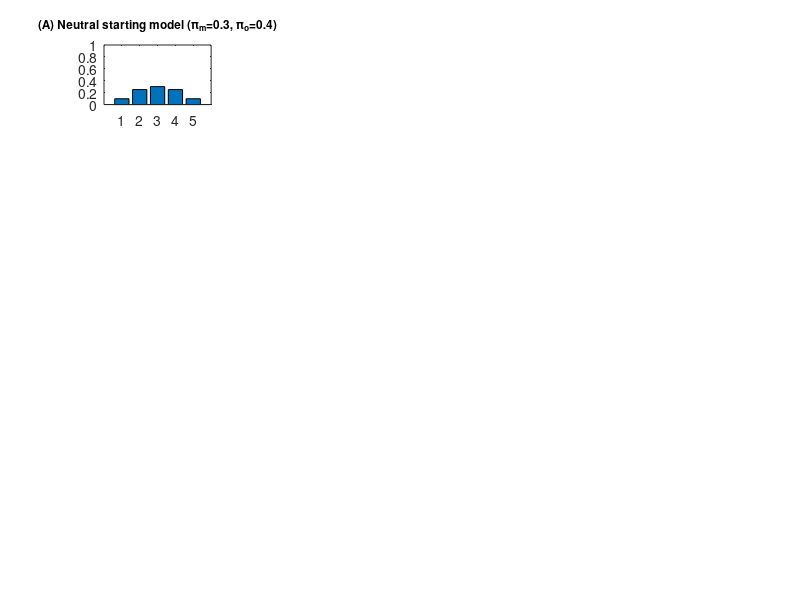

Write the MATLAB code that produced this figure. (Note: this script raises an error after producing the figure.)





clear all
close all

% Observations
load S.mat;                                                                 % Load specific observations
o1=S(4).O1(1,:);                                                            % Positive to negative to positive again
o1=[o1 o1];                                                                 % Double the size of o1 to get more observations
o2=S(5).O1(1,:);                                                            % Positive to negative to positive again
o2=[o2 o2];                                                                 % Double the size of o2 to get more observations
% plot(o1);                                                                 % Plot (normally distributed) observations

% Lenghts for for loops
NO1 = max(o1);                                                              %   10    O1   outcomes
NO2 = max(o2);                                                              %   10    O2   outcomes
NS1 = 5;                                                                    %    5    S1   states (of the self)
NM1 = 4;                                                                    %    4    M1   models (of the self)
NS2 = 5;                                                                    %    5    S2   states (of the other)
NM2 = 4;                                                                    %    4    M1   models (of the other)
Tau = 2;                                                                    %    2   Tau   observations per trial
T =  length(o1)/2;                                                          %   80     T   trials
Nobs = length(o1);                                                          %  160    O1   observations (behaviours)

% Key parameters
eta   = [0.55  0.30  0.55  0.60];                                           % Learning rate (high = fast update of Dirichlet priors)
omega = [0.95  0.95  0.95  1.00];                                           % Forgetting rate (high = slow forgetting of Dirichlet priors)
ps1   =  0.30;                                                              % Precision of P(s1|m1): Higher = internal self-mentalizing
ps2   =  0.30;                                                              % Precision of P(s2|m2): Higher = internal other-mentalizing
po1   =  0.40;                                                              % Precision of P(o1|s1): Higher = external self-mentalizing
po2   =  0.40;                                                              % Precision of P(o2|s2): Higher = external other-mentalizing

% Hyperpriors: priors of mental states: P(s1|m1)
% (how mental states are generated by model of Self)
S1 = [0 3 5 7 10];                                                          % Values x at which to evaluate probability density function
prior_s1_m1(:, 1 ) = normpdf(S1,  5,  1/ps1);                               % Discrete Gaussian with μ=01 & σ=0.7, reflecting states under  NEGATIVE  mental model
prior_s1_m1(:, 2 ) = normpdf(S1,  5,  1/ps1);                               % Discrete Gaussian with μ=05 & σ=1.0, reflecting states under   NORMAL   mental model
prior_s1_m1(:, 3 ) = normpdf(S1,  5,  1/ps1);                               % Discrete Gaussian with μ=09 & σ=0.7, reflecting states under  POSITIVE  mental model
prior_s1_m1(:, 4 ) = normpdf(S1,  5,  1/ps1);                               % Discrete Gaussian with μ=09 & σ=0.7, reflecting states under  POSITIVE  mental model

% Hyperpriors: priors of mental states: P(s2|m2)
% (how mental states are generated by model of Other)
S2 = [0 3 5 7 10];                                                          % Values x at which to evaluate probability density function
prior_s2_m2(:, 1 ) = normpdf(S1,  5,  1/ps2);                               % Discrete Gaussian with μ=01 & σ=0.7, reflecting states under  NEGATIVE  mental model
prior_s2_m2(:, 2 ) = normpdf(S1,  5,  1/ps2);                               % Discrete Gaussian with μ=05 & σ=1.0, reflecting states under   NORMAL   mental model
prior_s2_m2(:, 3 ) = normpdf(S1,  5,  1/ps2);                               % Discrete Gaussian with μ=09 & σ=0.7, reflecting states under  POSITIVE  mental model
prior_s2_m2(:, 4 ) = normpdf(S1,  5,  1/ps2);                               % Discrete Gaussian with μ=09 & σ=0.7, reflecting states under  POSITIVE  mental model

% Normalize priors (to ensure probabilities sum to 1)
% (by dividing each prior with the sum of its states)
P_S1_M11(:, 1 ) = prior_s1_m1(:, 1 )./sum(prior_s1_m1(:, 1 ));               % P(S1|M1) = States under  NEGATIVE  model
P_S1_M11(:, 2 ) = prior_s1_m1(:, 2 )./sum(prior_s1_m1(:, 2 ));               % P(S1|M1) = States under INTEGRATED model
P_S1_M11(:, 3 ) = prior_s1_m1(:, 3 )./sum(prior_s1_m1(:, 3 ));               % P(S1|M1) = States under  POSITIVE  model
P_S1_M11(:, 4 ) = prior_s1_m1(:, 4 )./sum(prior_s1_m1(:, 4 ));               % P(S1|M1) = States under    EMPTY   model
P_S2_M22(:, 1 ) = prior_s2_m2(:, 1 )./sum(prior_s2_m2(:, 1 ));               % P(S2|M2) = States under  NEGATIVE  model
P_S2_M22(:, 2 ) = prior_s2_m2(:, 2 )./sum(prior_s2_m2(:, 2 ));               % P(S2|M2) = States under INTEGRATED model
P_S2_M22(:, 3 ) = prior_s2_m2(:, 3 )./sum(prior_s2_m2(:, 3 ));               % P(S2|M2) = States under  POSITIVE  model
P_S2_M22(:, 4 ) = prior_s2_m2(:, 4 )./sum(prior_s2_m2(:, 4 ));               % P(S2|M2) = States under    EMPTY   model

% Initialize distributions
% for trial-trial inferences
P_S1_M1_O =  nan(NS1, NM1, T);                                              % 5x4x40   matrix  encoding P(S1|M1,O1,O2) over T=40 trials
P_S2_M2_O =  nan(NS2, NM2, T);                                              % 5x4x40   matrix  encoding P(S2|M2,O1,O2) over T=40 trials
P_S1_O    =  nan(NS1, T);                                                   % 5x40     matrix  encoding P(S1|O1,O2)    over T=40 trials
P_S2_O    =  nan(NS2, T);                                                   % 5x40     matrix  encoding P(S1|O1,O2)    over T=40 trials
P_M1_O    =  nan(NM1, T);                                                   % 4x40     matrix  encoding P(M1|O1,O2)    over T=40 trials
P_M2_O    =  nan(NM2, T);                                                   % 4x40     matrix  encoding P(M1|O1,O2)    over T=40 trials
Pr        =  nan(NS1, NS2, NM1);                                            % 5x3x4    matrix  encoding P(S1,S2|M1)
P_O_SM    =  nan(NS1, NM1, NM1);                                            % 5x4x4    matrix  encoding P(O1|S1,M1,S2,M2)
P_S1_M1   =  nan(NS1, NM1);                                                 % 5x4      matrix  encoding P(S1|M1) (likelihood)
P_S2_M2   =  nan(NS2, NM2);                                                 % 5x4      matrix  encoding P(S2|M2) (likelihood)
P_O2_S2   =  nan(NO2, NS2);                                                 % 10x5     matrix  encoding P(O2|S2) (see next %)
P_O1_S1S2 =  nan(NO1, NS1, NS2);                                            % 10x5     matrix  encoding P(O1|S1,S2) (see next %)

% Get likelihoods
O1 = 1:1:max(o1);                                                           % Outcomes [1 2 3 4 5 6 7 8 9 10]
O2 = 1:1:max(o2);                                                           % Outcomes [1 2 3 4 5 6 7 8 9 10]
dmu=[0 0 0 0 0];                                                            % For this simulation, we assume dmu=0
dsig=0;
for s1=1:NS1                                                                % For loop to create (10x5x5) likelihood matrix P(O1|S1,S2)
    for s2=1:NS2                                                            % and 10x5 likelihood matrix P(O2|S2)
        % dmu = 5*(S2(s2)-5);                                               % External state shifts mean up or down
        % dsig = 0.1*abs((S2(s2)-5));                                       % External state also reduces precision
        pdf = normpdf(O1, S1(s1)+dmu(s2), 1/po1+dsig);                      % Discrete Gaussian (defining S1-S2 likelihood) with μ=S1+dmu & σ=1/po1+dsig
        P_O1_S1S2(:, s1, s2) = pdf./sum(pdf);                               % Normalize Gaussian by dividing each of its columns with its SUM
        P_O2_S2(:, s2)=normpdf(O2, S2(s2), 1/po2);                          % Discrete Gaussian (defining S2 likelihood) with μ=S2 & σ=1/po1+dsig
    end
end                                                                         % End result is 10x5 matrix representing all outcome-state mappings

o=1;                                                                        % Indicator of which observation the agent experiences at trial t, time tau
i=1;                                                                        % Indicator of Figure position (see PLOTTING section at line 260)

FF=figure;

for model=1:5
    
    P_S1_M1   =  nan(NS1, NM1);                                             % EXACT RESET TO PREVENT ERROR
    P_S2_M2   =  nan(NS2, NM2);                                             % EXACT RESET TO PREVENT ERROR

    if model==1                                                             % IF function to run through five models
       % sgtitle('Development of working models in people with no psychiatric predisposition', ... 
       %         'Fontsize', 14);
       prior_m1 = [0 1 0 0];                                                % This allows only the  NORMAL  mental model to be active
       prior_m2 = [0 1 0 0];
       colour='cyan';
       o1=[S(6).O1(1,:) S(6).O1(1,:)];
       o2=[S(4).O1(1,:) S(4).O1(1,:)];                                      % Normative self-behaviours
       
    elseif model==2
       prior_m1 = [1 0 0 0];                                                % This allows only the NEGATIVE mental model to be active
       prior_m2 = [1 0 0 0];
       colour = [0.1000 0.4470 0.9000];
       o1=[S(1).O1(1,:) S(1).O1(1,:)];
       o2=[S(4).O1(1,:) S(4).O1(1,:)];                                      % Normative self-behaviours
    
    elseif model==3
       prior_m1 = [0 0 1 0];                                                % This allows only the POSITIVE mental model to be active
       prior_m2 = [0 0 1 0];                                                % This allows only the POSITIVE mental model to be active
       colour = [0.95 0 0];
       % o1=[S(2).O1(1,:) S(2).O1(1,:)];
       o1=[S(1).O1(1,:) S(1).O1(1,:)];
       o1=11-o1; 
       o2=[S(4).O1(1,:) S(4).O1(1,:)];                                      % Normative self-behaviours
    
    elseif model==4
       prior_m1 = [1 0 1 0];                                                % This allows both the NEGATIVE & POSITIVE models to be active (creating a SPLIT mental model)
       prior_m2 = [1 0 1 0];                                                % This allows both the NEGATIVE & POSITIVE models to be active (creating a SPLIT mental model)
       colour='black';
       o1=[S(3).O1(1,:) S(3).O1(1,:)];
       o2=[S(4).O1(1,:) S(4).O1(1,:)];                                      % Normative self-behaviours
    
    else
       prior_m1 = [0 0 0 1];                                                % This allows only the  EMPTY mental model to be active
       prior_m2 = [0 0 0 1];                                                % This allows only the  EMPTY mental model to be active
       colour='yellow';
       o1=[S(5).O1(1,:) S(5).O1(1,:)];
       o2=[S(4).O1(1,:) S(4).O1(1,:)];                                      % Normative self-behaviours
    
    end
    
    
    P_M1(:,1) = prior_m1./sum(prior_m1);                                    % Normalize distribution of mental model: P(M1)
    P_M2(:,1) = prior_m2./sum(prior_m2);                                    % Normalize distribution of mental model: P(M2)
    
    
    for m=1:NM2
        P_S2_M2(:, m)  = P_S2_M22(:, m)*P_M2(m);
        P_S1_M1(:, m)  = P_S1_M11(:, m)*P_M1(m);
    end
    
    
    for t=1:T                                                               % For loop from t=1 to T=40 (number of trials)
        
        % -------------------------------------------------------------- % 
        % ------------------------- INFERENCE -------------------------- % 
        % -------------------------------------------------------------- % 
        %  Inference involves inverting the model by looping over states % 
        % -------------------------------------------------------------- % 
        for tau=1:Tau                                                       % For loop from tau=1 to Tau=2 (number of observations per trial)
            
            for s2=1:NS2
                
                for m1=1:NM1                                                % For loop from m1=1 to NM1=4 (number of state configurations / hyperpriors)
                
                % PRIORS
                if tau==1                                                   % If-then function to create priors of states based on mental models: P(S1|M1)
                   Pr(:,s2,m1)  = P_S2_M2(s2,m1,t)*P_S1_M1(:,m1,t);         % For the first observation (at t=1 & tau=1) the prior is P(S2|M2)(*P(M2))*P(S1|M1)*(P(M1))
                else                                                        % For all other (tau) observations (in all other trials), 
                   Pr(:,s2,m1)  = P_S_O(:, s2, m1);                         % the prior is simply the previous posterior: P(S1,M1,S2,M2|O1,O2)
                end                                                         % Pr = Prior = 5x5x4 matrix = how states are under given self-other models
                
                % LIKELIHOODS
                P_O_SM(:,s2,m1) = P_O1_S1S2(o1(o),:,s2)*P_O2_S2(o2(o),s2);  % Likelihood of observations = P(O1|S1,S2) * P(O2|S2)
                
                end
                
            end
            
            % BAYESIAN INVERSION                                            % Use Bayes' rule to invert generative model and obtain P(S1,M1,S2,M2|O1,O2)
            P_J   = Pr.*P_O_SM;                                             % Bayes numerator: Joint probability: P(O1,S1,M1,O2,S2,M2)
            Po    = sum(P_J(:));                                            % Bayes denominator: Marinal probability: P(O1,O2)
            P_S_O = P_J./Po;                                                % Posterior: P(S1,M1,S2,M2|O1,O2) = Joint / Marginal = 10x4 matrix
            
            o=o+1;                                                          % Add 1 to the variable that indicates which observation is experienced at trial T, time tau
        
        end
        
        % Marginal posteriors at the end of the trial
        P_S1_M1_O(:,:,t) = squeeze(sum(P_S_O,2));                           % Squeeze the posterior at time t into a placeholder variable
        P_S2_M2_O(:,:,t) = squeeze(sum(P_S_O,1));                           % Squeeze the posterior at time t into a placeholder variable
        
        P_S1_O(:,t)      = sum(sum(P_S_O,3),2);                             % Sum rows of P(S1|O1,O2) (prob of S1 states given observations across all models)
        P_S2_O(:,t)      = sum(sum(P_S_O,3),1);                             % Sum rows of P(S2|O1,O2) (prob of S2 states given observations across all models)
        
        P_M1_O(:,t)      = squeeze(sum(sum(P_S_O,2),1));                    % Sum columns of P_S_O (prob of each model being endorsed based on state likelihood)
        
        
        % -------------------------------------------------------------- %
        % ------------------------- LEARNING --------------------------- %
        % -------------------------------------------------------------- %
        %  Learning involves updating Dirichlet concentration parameters %
        % -------------------------------------------------------------- %
        
        if model==1
           
           prior_s1_m1(:,2) = omega(2)*prior_s1_m1(:,2) + ...               % Dirichlet prior denoting P(S1|M1=NEGATIVE)
                              eta(2)*P_S1_M1_O(:,2,t);
           prior_s2_m2(:,2) = omega(2)*prior_s2_m2(:,2) + ...               % Dirichlet prior denoting P(S2|M2=NEGATIVE)
                              eta(2)*P_S2_M2_O(:,2,t);
           P_S1_M1(:, 2, t+1) = prior_s1_m1(:, 2)/sum(prior_s1_m1(:,2),1);  % Column 1 of P(S1|M1=NEGATIVE)   divided by its sum
           P_S2_M2(:, 2, t+1) = prior_s2_m2(:, 2)/sum(prior_s2_m2(:,2),1);  % Column 1 of P(S2|M2=NEGATIVE)   divided by its sum
           
        elseif model==2
        
               prior_s1_m1(:,1) = omega(1)*prior_s1_m1(:,1) + ...           % Dirichlet prior denoting P(S1|M1=NEGATIVE)
                                  eta(1)*P_S1_M1_O(:,1,t);
               prior_s2_m2(:,1) = omega(1)*prior_s2_m2(:,1) + ...                  % Dirichlet prior denoting P(S2|M2=NEGATIVE)
                                  eta(1)*P_S2_M2_O(:,1,t);
               P_S1_M1(:, 1, t+1) = prior_s1_m1(:, 1)/sum(prior_s1_m1(:,1),1);     % Column 1 of P(S1|M1=NEGATIVE)   divided by its sum
               P_S2_M2(:, 1, t+1) = prior_s2_m2(:, 1)/sum(prior_s2_m2(:,1),1);     % Column 1 of P(S2|M2=NEGATIVE)   divided by its sum
        
               if t==80
                  prior_s1_m1(:, 1 ) = normpdf(S1,  1,  1/ps1);          % Discrete Gaussian with μ=01 & σ=1/ps1, reflecting states under  NEGATIVE  mental model
                  prior_s2_m2(:, 1 ) = normpdf(S2,  1,  1/ps2);          % Discrete Gaussian with μ=01 & σ=1/ps1, reflecting states under  NEGATIVE  mental model
                  P_S1_M1(:, 1 ) = prior_s1_m1(:, 1 )./sum(prior_s1_m1(:, 1 )); % P(S1|M1) = States under  NEGATIVE  model
                  P_S2_M2(:, 1 ) = prior_s2_m2(:, 1 )./sum(prior_s2_m2(:, 1 )); % P(S2|M2) = States under  NEGATIVE  model
               end
        
        elseif model==3
        
               prior_s1_m1(:,3) = omega(3)*prior_s1_m1(:,3) + ...           % Dirichlet prior denoting P(S1|M1=NEGATIVE)
                                  eta(3)*P_S1_M1_O(:,3,t);
               prior_s2_m2(:,3) = omega(3)*prior_s2_m2(:,3) + ...           % Dirichlet prior denoting P(S2|M2=NEGATIVE)
                                  eta(3)*P_S2_M2_O(:,3,t);
               P_S1_M1(:, 3, t+1) = prior_s1_m1(:, 3)/sum(prior_s1_m1(:,3),1); % Column 1 of P(S1|M1=NEGATIVE)   divided by its sum
               P_S2_M2(:, 3, t+1) = prior_s2_m2(:, 3)/sum(prior_s2_m2(:,3),1); % Column 1 of P(S2|M2=NEGATIVE)   divided by its sum
        
               if t==80
                  prior_s1_m1(:, 3 ) = normpdf(S1,  9,  1/ps1);          % Discrete Gaussian with μ=09 & σ=1/ps1, reflecting states under  POSITIVE  mental model
                  prior_s2_m2(:, 3 ) = normpdf(S2,  9,  1/ps2);          % Discrete Gaussian with μ=09 & σ=1/ps1, reflecting states under  POSITIVE  mental model
                  P_S1_M1(:, 3 ) = prior_s1_m1(:, 3 )./sum(prior_s1_m1(:, 3 )); % P(S1|M1) = States under  POSITIVE  model
                  P_S2_M2(:, 3 ) = prior_s2_m2(:, 3 )./sum(prior_s2_m2(:, 3 )); % P(S2|M2) = States under  POSITIVE  model
               end
        
        elseif model==4
        
               prior_s1_m1(:,1) = omega(4)*prior_s1_m1(:,1) + ...           % Dirichlet prior denoting P(S1|M1=NEGATIVE)
                                  eta(4)*P_S1_M1_O(:,1,t);
               prior_s1_m1(:,3) = omega(4)*prior_s1_m1(:,3) + ...           % Dirichlet prior denoting P(S1|M1=POSITIVE)
                                  eta(4)*P_S1_M1_O(:,3,t);
               prior_s2_m2(:,1) = omega(4)*prior_s2_m2(:,1) + ...           % Dirichlet prior denoting P(S2|M2=NEGATIVE)
                                  eta(4)*P_S2_M2_O(:,1,t);
               prior_s2_m2(:,3) = omega(4)*prior_s2_m2(:,3) + ...           % Dirichlet prior denoting P(S3|M3=POSITIVE)
                                  eta(4)*P_S2_M2_O(:,3,t);
               P_S1_M1(:, 1, t+1) = prior_s1_m1(:, 1)/sum(prior_s1_m1(:,1),1); % Column 2 of P(S1|M1=NEGATIVE) divided by its sum
               P_S1_M1(:, 3, t+1) = prior_s1_m1(:, 3)/sum(prior_s1_m1(:,3),1); % Column 3 of P(S1|M1=POSITIVE) divided by its sum
               P_S2_M2(:, 1, t+1) = prior_s2_m2(:, 1)/sum(prior_s2_m2(:,1),1); % Column 2 of P(S2|M2=NEGATIVE) divided by its sum
               P_S2_M2(:, 3, t+1) = prior_s2_m2(:, 3)/sum(prior_s2_m2(:,3),1); % Column 3 of P(S2|M2=POSITIVE) divided by its sum
        
         elseif model==5
        
                prior_s1_m1(:,4) = omega(4)*prior_s1_m1(:,4) + ...          % Dirichlet prior denoting P(S1|M1=EMPTY)
                                   eta(4)*P_S1_M1_O(:,4,t);
                prior_s2_m2(:,4) = omega(4)*prior_s2_m2(:,4) + ...          % Dirichlet prior denoting P(S4|M4=EMPTY)
                                   eta(4)*P_S2_M2_O(:,4,t);
                P_S1_M1(:, 4, t+1) = prior_s1_m1(:, 4)/sum(prior_s1_m1(:,4),1); % Column 4 of P(S1|M1=EMPTY)      divided by its sum
                P_S2_M2(:, 4, t+1) = prior_s2_m2(:, 4)/sum(prior_s2_m2(:,4),1); % Column 4 of P(S2|M2=EMPTY)      divided by its sum
        
         end
        
        
    end
    
    
    % ------------------------------------------------------------------ %
    % --------------------------- PLOTTING ----------------------------- %
    % ------------------------------------------------------------------ %
    %                Plotting iteratively all five models                %
    % ------------------------------------------------------------------ %
    % Prepare variables for plotting
    P_S1_O_plot = P_S1_O;                                                   % New placeholder variable for P(S1|O1)
    P_S2_O_plot = P_S2_O;                                                   % New placeholder variable for P(S2|O2)
    % Expand posteriors for plotting purposes
    o_p=1;                                                                  % Indicator for observation
    for t=1:T                                                               % For loop across all time points T=80
        for tau=1:Tau                                                       % For loop across all trials Tau=2
            P_S1_O_plot(:,o_p)      = P_S1_O(:,t);                          % Turn ts into os for P(S1|O1)
            P_S2_O_plot(:,o_p)      = P_S2_O(:,t);
            o_p=o_p+1;                                                      % Add 1 to observation
        end
    end
    
    % Posterior over outcomes
    xo=nan(NO1, NS1);                                                       % Likelihoods P(O1|S1)
    Xo=nan(NO1, NS1);                                                       % Likelihoods P(O1|S1)
    for o_p=1:Nobs                                                          % For loop from o=1 to all observations=160
        for s1=1:NS1
            xo(:,s1) = squeeze(P_O1_S1S2(:,s1,:))*P_S2_O_plot(:,o_p);       % Multiply each column P(O1|S1,S2) to P(S2|O1,O2)
        end
        Xo(:,o_p) = xo*P_S1_O_plot(:,o_p);                                  % Marginalise over s1: Likelihood * Marginal Posterior
    end
    % Find posterior prediction
    a=NaN(1,160);                                                           % Initialize a: posterior prediction
    for o_p=1:Nobs                                                          % For loop across all observations = 160
        a(:,o_p) = find(Xo(:,o_p)==max(Xo(:,o_p)));                         % Find location of maximal Xo in each column (trial)
    end                                                                     % End result = 1x160 indicating posterior predictions
    
    % PLOT models
    subplot(5,4,i);                                                         % Subplot: 5 rows, 3 columns, i=first (left) column
    if model==1
       h=bar(P_S1_M11(:,2));
       title('(A) Neutral starting model (π_{m}=0.3, π_{ο}=0.4)', ...
             'FontSize', 8.5)
    elseif model==2
       h=bar(P_S1_M11(:,1));
       title('(B) Neutral starting model (π_{m}=0.3, π_{ο}=0.4)', ...
             'FontSize', 8.5)
    elseif model==3
       h=bar(P_S1_M11(:,3));
       title('(C) Neutral starting model (π_{m}=0.3, π_{ο}=0.4)', ...
             'FontSize', 8.5)
    elseif model==4
       h=bar(P_S1_M11(:,1)); h.FaceColor=colour; hold on
       h=bar(P_S1_M11(:,3));
       title('(D) Neutral starting model (π_{m}=0.3, π_{ο}=0.4)', ...
             'FontSize', 8.5)
    else
       h=bar(P_S1_M11(:,4));
       title('(E) Neutral starting model (π_{m}=0.3, π_{ο}=0.4)', ...
             'FontSize', 8.5)
       xlabel('\fontsize{7} States')
    end
    ylim([0 1]);
    h.FaceColor=colour;
    ylabel('\fontsize{7} P(S1|M1)')
    
    hold on
    
    % PLOT posteriors
    subplot(5,4,[i+1 i+2]);                                                 % Subplot: 5 rows, 3 columns, i=two (right) columns
    plot(o1,'ko', 'Color','k', ...
        'Markersize',8, ...
         MarkerFaceColor=[.8 .8 .8]); hold on;
    plot(a(:,:),'ko', 'Color','k', 'Markersize',6, MarkerFaceColor=colour);
    hold on; ylim([0 11]);
    
    if model==1
       title('(A) Mental inferences under neutral model (cyan circles) and integrative observations (grey circles)')
    elseif model==2
       title('(B) Mental inferences under neutral model (blue circles) and negative observations (grey circles)')
    elseif model==3
       title('(C) Mental inferences under neutral model (red circles) and positive observations (grey circles)')
    elseif model==4
       title('(D) Mental inferences under neutral model (black circles) and dichotomous observations (grey circles)')
    else
       title('(E) Mental inferences under neutral model (yellow circles) and disorganized observations (grey circles)')
       xlabel('\fontsize{7} Trial')
    end
    
    ylabel('\fontsize{7} Observation')
    
    % PLOT FINAL models
    subplot(5,4,i+3);                                                       % Subplot: 5 rows, 3 columns, i=first column (on the left)
    if model==1
       prior_s1_m1_F(:,2) = normpdf(S1, 5, 1/0.9);
       P_S1_M1_F(:,2) = prior_s1_m1_F(:,2)./sum(prior_s1_m1_F(:,2));
       h=bar(P_S1_M1_F(:,2));
       title('(A) Integrated final model (π_{m}=0.9, π_{ο}=0.4)', ...
             'FontSize', 8.5)
    elseif model==2
       prior_s1_m1_F(:,1) = normpdf(S1, 1, 1/0.64);
       P_S1_M1_F(:,1) = prior_s1_m1_F(:,1)./sum(prior_s1_m1_F(:,1));
       h=bar(P_S1_M1_F(:,1));
       title('(B) Semi-Negative final model (π_{m}=0.6, π_{ο}=0.4)', ...
             'FontSize', 8.5)
    elseif model==3
       prior_s1_m1_F(:,3) = normpdf(S1, 9, 1/0.66);
       P_S1_M1_F(:,3) = prior_s1_m1_F(:,3)./sum(prior_s1_m1_F(:,3));
       h=bar(P_S1_M1_F(:,3));
       title('(C) Semi-Positive final model (π_{m}=0.6, π_{ο}=0.4)', ...
             'FontSize', 8.5)
    elseif model==4
       prior_s1_m1_F(:,1) = normpdf(S1, 1, 1/0.70);
       P_S1_M1_F(:,1) = prior_s1_m1_F(:,1)./sum(prior_s1_m1_F(:,1));
       h=bar(P_S1_M1_F(:,1)); h.FaceColor=colour; 
       hold on
       
       prior_s1_m1_F(:,3) = normpdf(S1, 9, 1/0.60);
       P_S1_M1_F(:,3) = prior_s1_m1_F(:,3)./sum(prior_s1_m1_F(:,3));
       h=bar(P_S1_M1_F(:,3)); 
       title('(D) Semi-Split final model (π_{m}=0.6, π_{ο}=0.4)', ...
             'FontSize', 8.5)
    else
       prior_s1_m1_F(:,4) = normpdf(S1, 5, 1/0.1);
       P_S1_M1_F(:,4) = prior_s1_m1_F(:,4)./sum(prior_s1_m1_F(:,4));
       h=bar(P_S1_M1_F(:,4));
       title('(E) Semi-Empty final model (π_{m}≈0, π_{ο}=0.4)', ...
             'FontSize', 8.5)
       xlabel('\fontsize{7} States')
    end
    ylim([0 1]);
    h.FaceColor=colour;
    ylabel('\fontsize{7} P(S1|M1)')
    
    hold on
    
    i = i+4;                                                                % Add 4 to i to move to next row (after having filled 4 columns)
    o = 1;                                                                  % Initialize observations (for the next model)
    
end

% Get current figure handle
fig = gcf;
% Set figure units to inches (or centimeters)
fig.Units = 'inches';
fig.PaperUnits = 'inches';
% Define desired width and height (e.g., 12x6 inches)
width = 16;
height = 10;
% Adjust on-screen figure size
fig.Position(3:4) = [width, height];
% Configure paper settings
fig.PaperPositionMode = 'manual';
fig.PaperPosition = [0 0 width height];
fig.PaperSize = [width height];
% Set background color to white
fig.Color = 'white';            % White Background colour
fig.InvertHardcopy = 'off';     % Maintain existing colours
% fig.InvertHardcopy = 'off';   % Preserve background colour
% Save as PDF
print(fig, 'Figure 5.pdf', '-dpdf');
